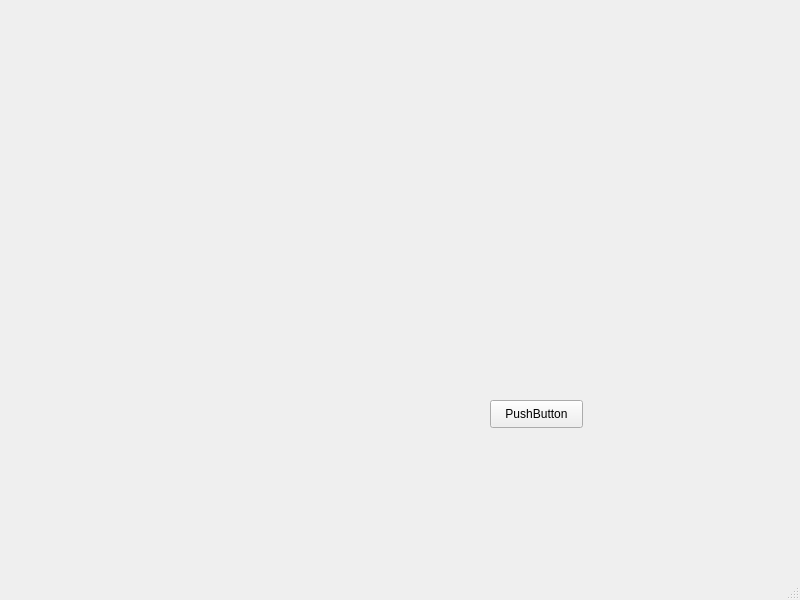
<?xml version="1.0" encoding="UTF-8"?>
<ui version="4.0">
 <class>MainWindow</class>
 <widget class="QMainWindow" name="MainWindow">
  <property name="geometry">
   <rect>
    <x>0</x>
    <y>0</y>
    <width>800</width>
    <height>600</height>
   </rect>
  </property>
  <property name="windowTitle">
   <string>MainWindow</string>
  </property>
  <widget class="QWidget" name="centralwidget">
   <widget class="QPushButton" name="pushButton">
    <property name="geometry">
     <rect>
      <x>490</x>
      <y>400</y>
      <width>93</width>
      <height>28</height>
     </rect>
    </property>
    <property name="text">
     <string>PushButton</string>
    </property>
   </widget>
  </widget>
  <widget class="QMenuBar" name="menubar">
   <property name="geometry">
    <rect>
     <x>0</x>
     <y>0</y>
     <width>800</width>
     <height>26</height>
    </rect>
   </property>
  </widget>
  <widget class="QStatusBar" name="statusbar"/>
 </widget>
 <resources/>
 <connections/>
</ui>
